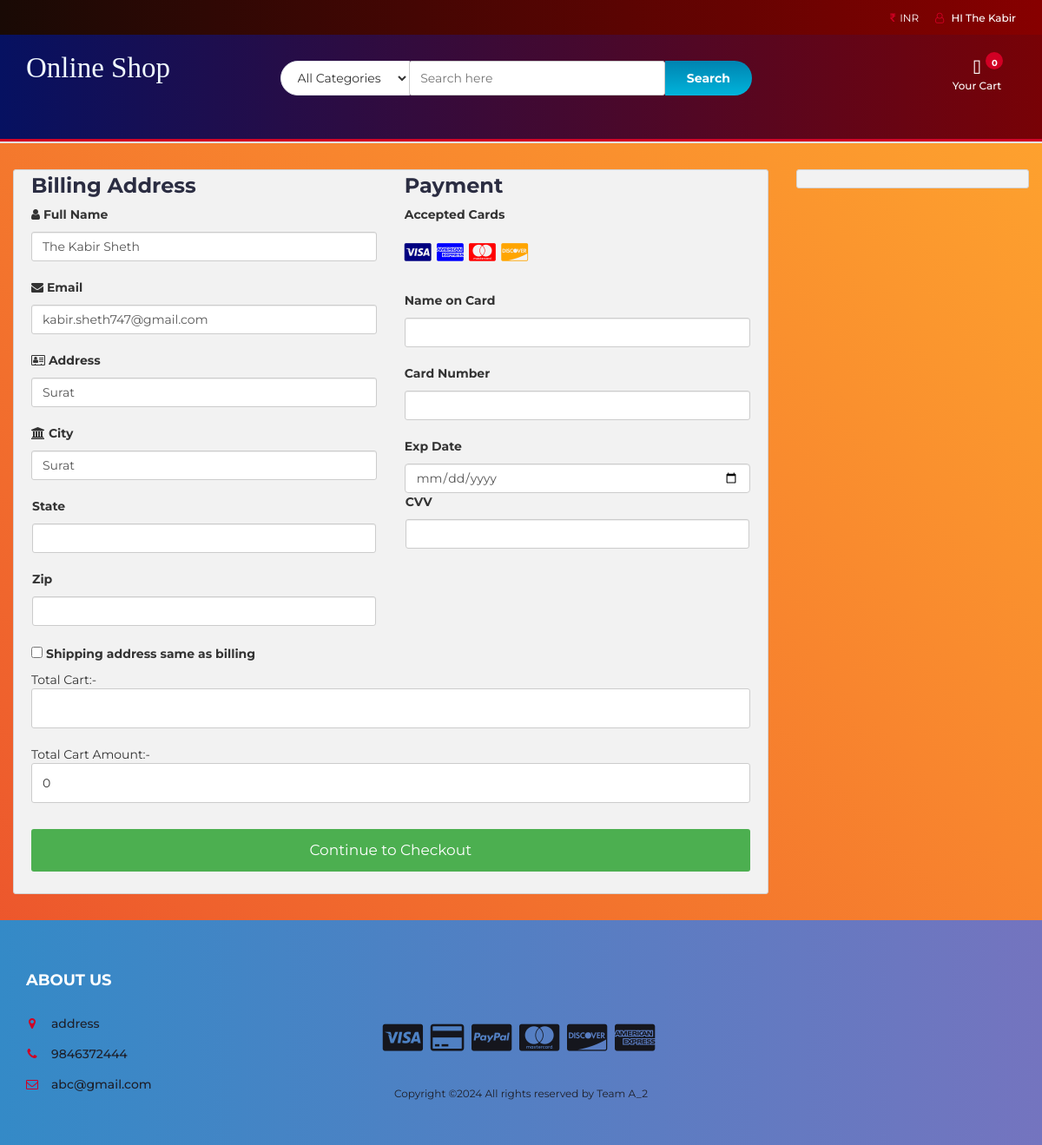
The app's page /checkout.php (signed in) with its own data.
### tables this page shows
CREATE TABLE `user_info` (
  `user_id` int(10) NOT NULL,
  `first_name` varchar(100) NOT NULL,
  `last_name` varchar(100) NOT NULL,
  `email` varchar(300) NOT NULL,
  `password` varchar(300) NOT NULL,
  `mobile` varchar(10) NOT NULL,
  `address1` varchar(300) NOT NULL,
  `address2` varchar(11) NOT NULL
);

### checkout.php (the view, shortened to what this page needs)
<?php
include "db.php";
include "header.php";
?>
<section class="section">
    <div class="container-fluid">
        <div class="row-checkout">
<?php
if (isset($_SESSION["uid"])) {
    $sql = "SELECT * FROM user_info WHERE user_id='$_SESSION[uid]'";
    $query = mysqli_query($con, $sql);
    $row = mysqli_fetch_array($query);
    ?>
			<div class="col-75">
				<div class="container-checkout">
				<form id="checkout_form" action="checkout_process.php" method="POST" class="was-validated">
					<div class="row-checkout">
					<div class="col-50">
						<h3>Billing Address</h3>
						<label for="fname"><i class="fa fa-user" ></i> Full Name</label>
						<input type="text" id="fname" class="form-control" name="firstname" pattern="^[a-zA-Z ]+$"  value="<?php echo $row["first_name"] . ' ' . $row["last_name"]; ?>">
						<label for="email"><i class="fa fa-envelope"></i> Email</label>
						<input type="text" id="email" name="email" class="form-control" pattern="^[_a-z0-9-]+(\.[_a-z0-9-]+)*@[a-z0-9]+(\.[a-z]{2,4})$" value="<?php echo $row["email"] ;?>" required>
						<label for="adr"><i class="fa fa-address-card-o"></i> Address</label>
						<input type="text" id="adr" name="address" class="form-control" value="<?php echo  $row["address1"]; ?>" required>
						<label for="city"><i class="fa fa-institution"></i> City</label>
						<input type="text" id="city" name="city" class="form-control" value="<?php echo  $row["address2"] ;?>" pattern="^[a-zA-Z ]+$" required>
						<div class="row">
						<div class="col-50">
							<label for="state">State</label>
							<input type="text" id="state" name="state" class="form-control" pattern="^[a-zA-Z ]+$" required>
						</div>
						<div class="col-50">
							<label for="zip">Zip</label>
							<input type="text" id="zip" name="zip" class="form-control" pattern="^[0-9]{6}(?:-[0-9]{4})?$" required>
						</div>
						</div>
					</div>
					<div class="col-50">
						<h3>Payment</h3>
						<label for="fname">Accepted Cards</label>
						<div class="icon-container">
						<i class="fa fa-cc-visa" style="color:navy;"></i>
						<i class="fa fa-cc-amex" style="color:blue;"></i>
						<i class="fa fa-cc-mastercard" style="color:red;"></i>
						<i class="fa fa-cc-discover" style="color:orange;"></i>
						</div>
						<label for="cname">Name on Card</label>
						<input type="text" id="cname" name="cardname" class="form-control" pattern="^[a-zA-Z ]+$">
						<div class="form-group" id="card-number-field">
                                                <label for="cardNumber">Card Number</label>
                                                <input type="text" class="form-control" id="cardNumber" name="cardNumber">
                                                </div>
						<label for="expdate">Exp Date</label>
						<input type="date" id="expdate" name="expdate" class="form-control" pattern="^((0[1-9])|(1[0-2]))\/(\d{2})$" placeholder="12/22">
						<div class="row">
						<div class="col-50">
							<div class="form-group CVV">
								<label for="cvv">CVV</label>
								<input type="text" class="form-control" name="cvv" id="cvv">
						</div>
						</div>
					</div>
					</div>
					</div>
					<label><input type="CHECKBOX" name="q" class="roomselect" value="conform" required> Shipping address same as billing
					</label>
<?php
    $total = 0;
    $total_count = $_POST['total_count'];
?>
                                    Total Cart:- <input type="text"  name="total_count" value="<?php echo $total_count ;?>" readonly>
                                    Total Cart Amount:- <input type="text" id="total_price" name="total_price" value="<?php echo  $total ; ?>" readonly>
                                    <input type="submit" name="checkout" value="Continue to Checkout" class="checkout-btn">
				</form>
				</div>
			</div>
<?php
} else {
    echo"<script>window.location.href = 'payment_success.php'</script>";
}
?>
            <div class="col-25">
                <div class="container-checkout">
                </div>
            </div>
        </div>
    </div>
</section>
<?php
include "footer.php";
?>

### header.php (shortened to what this page needs)
<!DOCTYPE html>
<html lang="en">
    <head>
        <link type="text/css" rel="stylesheet" href="css/bootstrap.min.css"/>
        <link type="text/css" rel="stylesheet" href="css/slick.css"/>
        <link type="text/css" rel="stylesheet" href="css/slick-theme.css"/>
        <link type="text/css" rel="stylesheet" href="css/nouislider.min.css"/>
        <link rel="stylesheet" href="css/font-awesome.min.css">
        <link type="text/css" rel="stylesheet" href="css/style.css"/>
        <link type="text/css" rel="stylesheet" href="css/accountbtn.css"/>
    </head>
    <body>
        <header>
            <div id="top-header">
                <div class="container">
                    <ul class="header-links pull-right">
                        <li style="color:white;"><i class="fa fa-inr"></i>INR</li>
                        <li><?php
include "db.php";
if (isset($_SESSION["uid"])) {
    $sql = "SELECT first_name FROM user_info WHERE user_id='$_SESSION[uid]'";
    $query = mysqli_query($con, $sql);
    $row = mysqli_fetch_array($query);
    $user_id = $_SESSION["uid"] ;?>
                               <div class='dropdownn'>
                                  <a href='#' class='dropdownn' data-toggle='modal' data-target='#myModal' ><i class='fa fa-user-o'></i> HI <?php echo $row["first_name"] ?></a>
                                </div>
<?php }
?>
                        </li>
                    </ul>
                </div>
            </div>
            <div id="header">
                <div class="container">
                    <div class="row">
                        <div class="col-md-3">
                            <div class="header-logo">
                                <a href="#" class="logo">
                                    <font style="font-style:normal; font-size: 33px;color: aliceblue;font-family: serif">
                                    Online Shop
                                    </font>
                                </a>
                            </div>
                        </div>
                        <div class="col-md-6">
                            <div class="header-search">
                                <form action="search.php" method="post">
                                    <select class="input-select">
                                        <option value="0">All Categories</option>
                                    </select>
                                    <input class="input" name="search_btn" id="search_btn" type="text" placeholder="Search here">
                                    <button type="submit" class="search-btn">Search</button>
                                </form>
                            </div>
                        </div>
                        <div class="col-md-3 clearfix">
                            <div class="header-ctn">
                                <div class="dropdown">
                                    <a class="dropdown-toggle" data-toggle="dropdown" aria-expanded="true">
                                        <i class="fa fa-shopping-cart"></i>
                                        <span>Your Cart</span>
                                        <div class="badge qty">0</div>
                                    </a>
                                </div>
                            </div>
                        </div>
                    </div>
                </div>
            </div>
        </header>
        <nav id='navigation'>
        </nav>

### css/style.css (style rules this page uses)
body { font-family: 'Montserrat', sans-serif; font-weight: 400; background-image: linear-gradient(-134deg, #FFA62E 0%, #FB962E 20%, #F8852E 40%, #F3742D 60%, #EF612D 80%, #EA4D2C 100%); }
h1, h2, h3, h4, h5, h6 { color: #2B2D42; font-weight: 700; margin: 0 0 10px; }
a { color: #2B2D42; font-weight: 500; -webkit-transition: 0.2s color; transition: 0.2s color; }
ul, ol { margin: 0; padding: 0; list-style: none }
.input { height: 40px; padding: 0px 15px; border: 1px solid #E4E7ED; background-color: #FFF; width: 100%; }
.input-select { padding: 0px 15px; background: #FFF; border: 1px solid #E4E7ED; height: 40px; }
.section { padding-top: 30px; padding-bottom: 30px; }
#top-header { padding-top: 10px; padding-bottom: 10px; background-color: #1E1F29; }
.header-links li { display: inline-block; margin-right: 15px; font-size: 12px; }
.header-links li:last-child { margin-right: 0px; }
.header-links li a { color: #FFF; }
.header-links li i { color: #D10024; margin-right: 5px; }
#header { padding-top: 15px; padding-bottom: 15px; background-image: linear-gradient(-135deg, #FF6CAB 0%, #F660BC 10%, #EC53CD 20%, #E045DE 30%, #D335EE 40%, #C323FF 50%, #B53AFF 60%, #A749FF 70%, #9854FF 80%, #865EFF 90%, #7366FF 100%); }
.header-logo { float: left; }
.header-search { padding: 15px 0px; }
.header-search form { position: relative; }
.header-search form .input-select { margin-right: -4px; border-radius: 40px 0px 0px 40px; }
.header-search form .input { width: calc(100% - 260px); margin-right: -4px; }
.header-search form .search-btn { height: 40px; width: 100px; background: #00B4DB; background: -webkit-linear-gradient(to bottom, #0083B0, #00B4DB); background: linear-gradient(to bottom, #0083B0, #00B4DB); color: #FFF; font-weight: 700; border: none; border-radius: 0px 40px 40px 0px; }
.header-ctn { float: right; padding: 15px 0px; }
.header-ctn>div { display: inline-block; }
.header-ctn>div>a { display: block; position: relative; width: 90px; text-align: center; color: #FFF; }
.header-ctn>div>a>i { display: block; font-size: 18px; }
.header-ctn>div>a>span { font-size: 12px; }
.header-ctn>div>a>.qty { position: absolute; right: 15px; top: -10px; width: 20px; height: 20px; line-height: 20px; text-align: center; border-radius: 50%; font-size: 10px; color: #FFF; background-color: #D10024; }
#navigation { background: #FFF; border-bottom: 2px solid #E4E7ED; border-top: 3px solid #D10024; }

### css/accountbtn.css (style rules this page uses)
.dropdownn { position: relative; display: inline-block; }

### header.php (style rules this page uses)
#navigation { background: #FF4E50; background: -webkit-linear-gradient(to right, #F9D423, #FF4E50); background: linear-gradient(to right, #F9D423, #FF4E50); }
#header { background: #780206; background: -webkit-linear-gradient(to right, #061161, #780206); background: linear-gradient(to right, #061161, #780206); }
#top-header { background: #870000; background: -webkit-linear-gradient(to right, #190A05, #870000); background: linear-gradient(to right, #190A05, #870000); }

### checkout.php (style rules this page uses)
.row-checkout { display: -ms-flexbox; display: flex; -ms-flex-wrap: wrap; flex-wrap: wrap; margin: 0 -16px; }
.col-25 { -ms-flex: 25%; flex: 25%; }
.col-50 { -ms-flex: 50%; flex: 50%; }
.col-75 { -ms-flex: 75%; flex: 75%; }
.col-25, .col-50, .col-75 { padding: 0 16px; }
.container-checkout { background-color: #f2f2f2; padding: 5px 20px 15px 20px; border: 1px solid lightgrey; border-radius: 3px; }
input[type=text] { width: 100%; margin-bottom: 20px; padding: 12px; border: 1px solid #ccc; border-radius: 3px; }
label { margin-bottom: 10px; display: block; }
.icon-container { margin-bottom: 20px; padding: 7px 0; font-size: 24px; }
.checkout-btn { background-color: #4CAF50; color: white; padding: 12px; margin: 10px 0; border: none; width: 100%; border-radius: 3px; cursor: pointer; font-size: 17px; }

### records on screen
user_info: first_name "The Kabir", firstname "The Kabir Sheth", email "kabir.sheth747@gmail.com", address "Surat", city "Surat"
